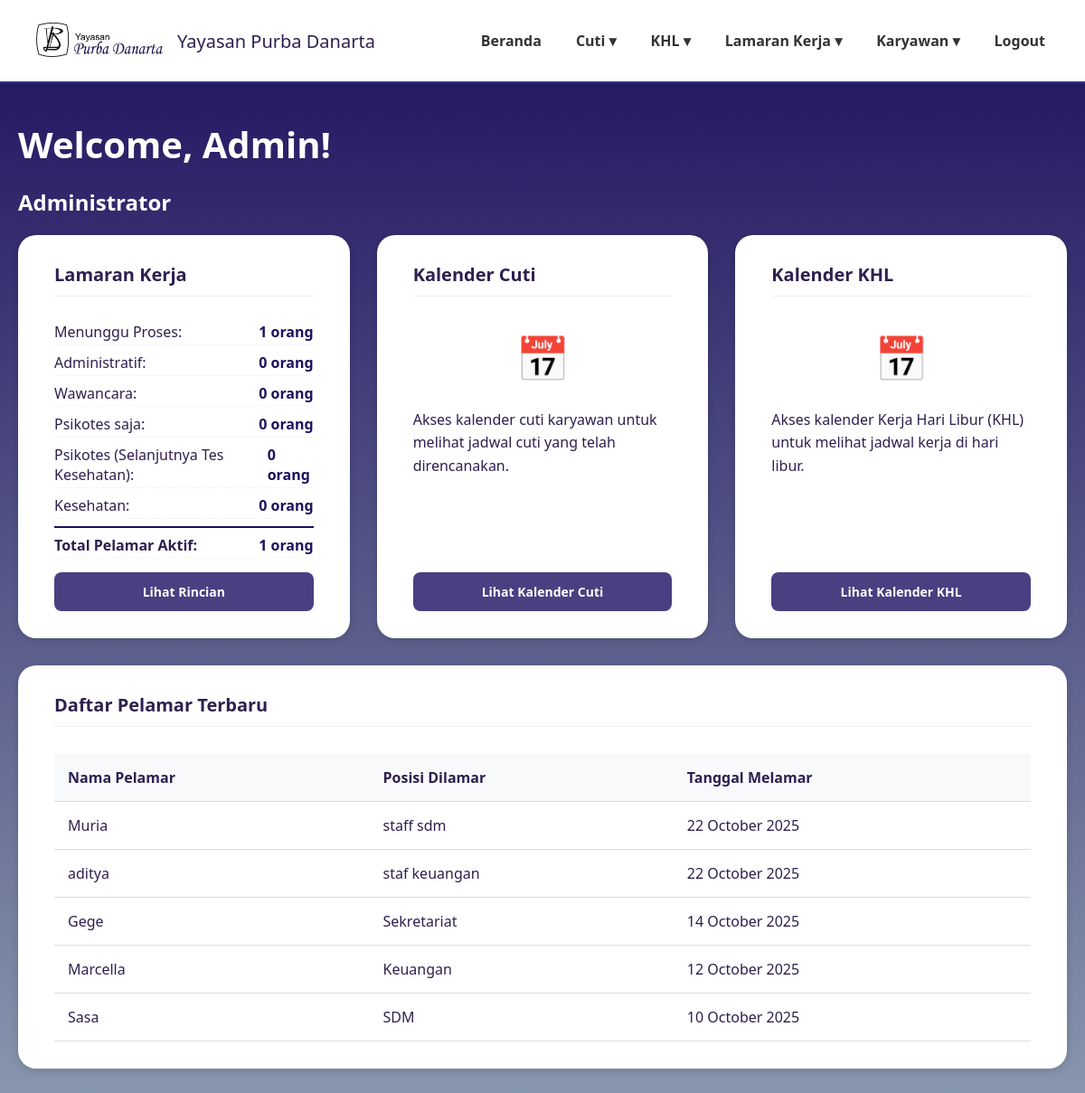
Page /dashboardadmin.php (signed in) on the earlier database version.
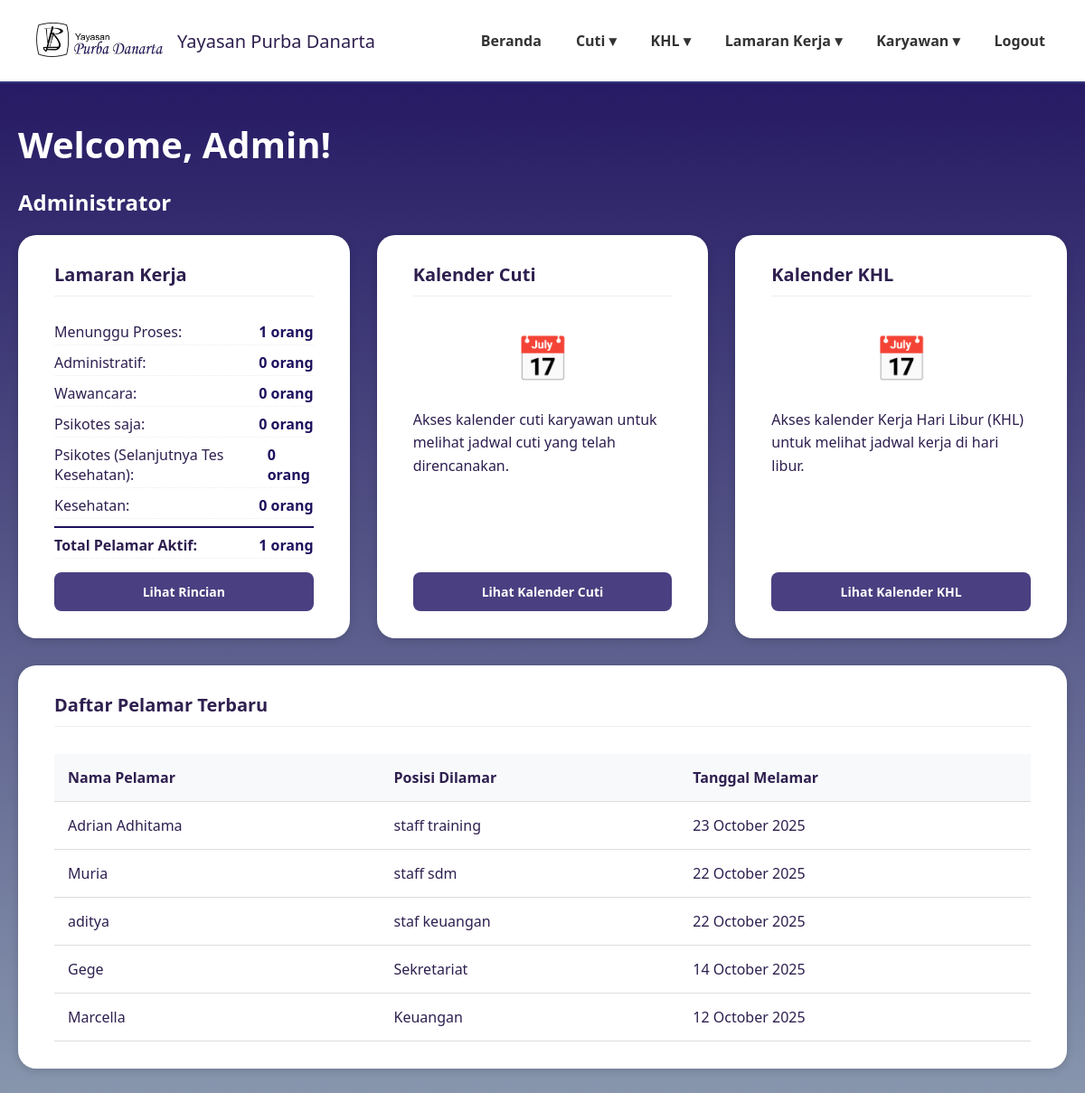
Same page on the later database version.
### tables this page shows
CREATE TABLE `data_pelamar` (
  `id` int(11) NOT NULL,
  `user_id` int(11) NOT NULL,
  `nama_lengkap` varchar(100) DEFAULT NULL,
  `posisi_dilamar` varchar(100) DEFAULT NULL,
  `jenis_kelamin` varchar(20) DEFAULT NULL,
  `tempat_lahir` varchar(100) DEFAULT NULL,
  `tanggal_lahir` date DEFAULT NULL,
  `nik` varchar(50) DEFAULT NULL,
  `alamat_rumah` text DEFAULT NULL,
  `alamat_domisili` text DEFAULT NULL,
  `no_telp` varchar(20) DEFAULT NULL,
  `email` varchar(100) DEFAULT NULL,
  `agama` varchar(50) DEFAULT NULL,
  `kontak_darurat` varchar(50) DEFAULT NULL,
  `pendidikan_terakhir` varchar(50) DEFAULT NULL,
  `surat_lamaran` varchar(255) DEFAULT NULL,
  `cv` varchar(255) DEFAULT NULL,
  `photo_formal` varchar(255) DEFAULT NULL,
  `ijazah_transkrip` varchar(255) DEFAULT NULL,
  `berkas_pendukung` varchar(255) DEFAULT NULL,
  `ktp` varchar(255) DEFAULT NULL,
  `status` varchar(50) DEFAULT 'Menunggu Proses',
  `status_seleksi` varchar(100) DEFAULT 'Proses seleksi sedang berlangsung',
  `pengumuman` text DEFAULT 'Belum ada pengumuman saat ini.',
  `created_at` timestamp NOT NULL DEFAULT current_timestamp()
);

### dashboardadmin.php (the view, shortened to what the changed rows need)
<?php
require 'config.php';
$user_data = $_SESSION['user'];
$user_id = $user_data['id_karyawan'];
$sql = "SELECT * FROM data_karyawan WHERE id_karyawan = ?";
$stmt = mysqli_prepare($conn, $sql);
mysqli_stmt_bind_param($stmt, "i", $user_id);
mysqli_stmt_execute($stmt);
$result = mysqli_stmt_get_result($stmt);
$admin_data = $result->fetch_assoc();
$nama_user = $admin_data['nama_lengkap'];
$query_tabel = "SELECT nama_lengkap, posisi_dilamar, created_at FROM data_pelamar ORDER BY created_at DESC LIMIT 5";
$result_tabel = $conn->query($query_tabel);
?>
<!DOCTYPE html>
<html lang="id">
<head>
</head>
<body>
<main>
    <div class="welcome-section">
      <h1>Welcome, <?= htmlspecialchars($nama_user) ?>!</h1>
      <h2>Administrator</h2>
    </div>
    <div class="card">
        <table class="data-table">
            <thead>
                <tr>
                    <th>Nama Pelamar</th>
                    <th>Posisi Dilamar</th>
                    <th>Tanggal Melamar</th>
                </tr>
            </thead>
            <tbody>
                <?php if ($result_tabel->num_rows > 0): ?>
                    <?php while($row = $result_tabel->fetch_assoc()): ?>
                        <tr>
                            <td><?= htmlspecialchars($row['nama_lengkap']) ?></td>
                            <td><?= htmlspecialchars($row['posisi_dilamar']) ?></td>
                            <td><?= date('d F Y', strtotime($row['created_at'])) ?></td>
                        </tr>
                    <?php endwhile; ?>
                <?php else: ?>
                    <tr>
                        <td colspan="3">Tidak ada data pelamar saat ini.</td>
                    </tr>
                <?php endif; ?>
            </tbody>
        </table>
    </div>
</main>
</body>
</html>

Differences in the rows shown:
no longer on this page (row unchanged): data_pelamar: nama_lengkap "Sasa", posisi_dilamar "SDM", created_at "10 October 2025"
added data_pelamar: nama_lengkap "Adrian Adhitama", posisi_dilamar "staff training", created_at "23 October 2025"
